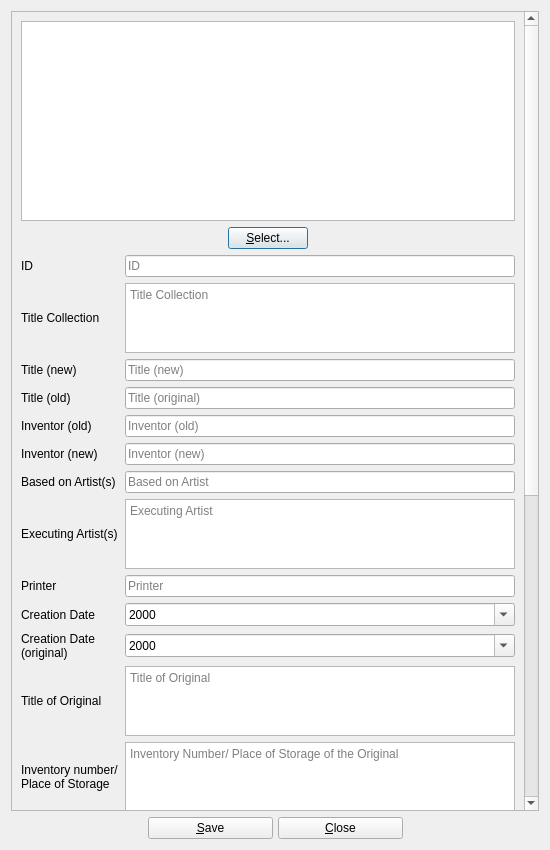
<?xml version="1.0" encoding="UTF-8"?>
<ui version="4.0">
 <class>photographDialog</class>
 <widget class="QDialog" name="photographDialog">
  <property name="geometry">
   <rect>
    <x>0</x>
    <y>0</y>
    <width>550</width>
    <height>850</height>
   </rect>
  </property>
  <property name="windowTitle">
   <string>BiblioteQ: Photograph Browser</string>
  </property>
  <property name="windowIcon">
   <iconset resource="../Icons/icons.qrc">
    <normaloff>:/book.png</normaloff>:/book.png</iconset>
  </property>
  <layout class="QVBoxLayout" name="verticalLayout">
   <item>
    <widget class="QScrollArea" name="scrollArea">
     <property name="widgetResizable">
      <bool>true</bool>
     </property>
     <widget class="QWidget" name="scrollAreaWidgetContents_2">
      <property name="geometry">
       <rect>
        <x>0</x>
        <y>-551</y>
        <width>516</width>
        <height>1349</height>
       </rect>
      </property>
      <layout class="QVBoxLayout" name="verticalLayout_3">
       <item>
        <widget class="biblioteq_image_drop_site" name="thumbnail_item">
         <property name="minimumSize">
          <size>
           <width>0</width>
           <height>200</height>
          </size>
         </property>
         <property name="toolTip">
          <string>Thumbnail</string>
         </property>
         <property name="renderHints">
          <set>QPainter::Antialiasing|QPainter::SmoothPixmapTransform|QPainter::TextAntialiasing</set>
         </property>
        </widget>
       </item>
       <item>
        <layout class="QHBoxLayout" name="_5">
         <item>
          <spacer>
           <property name="orientation">
            <enum>Qt::Horizontal</enum>
           </property>
           <property name="sizeHint" stdset="0">
            <size>
             <width>40</width>
             <height>20</height>
            </size>
           </property>
          </spacer>
         </item>
         <item>
          <widget class="QPushButton" name="select_image_item">
           <property name="text">
            <string>&amp;Select...</string>
           </property>
           <property name="icon">
            <iconset resource="../Icons/icons.qrc">
             <normaloff>:/16x16/fileopen.png</normaloff>:/16x16/fileopen.png</iconset>
           </property>
          </widget>
         </item>
         <item>
          <spacer>
           <property name="orientation">
            <enum>Qt::Horizontal</enum>
           </property>
           <property name="sizeHint" stdset="0">
            <size>
             <width>40</width>
             <height>20</height>
            </size>
           </property>
          </spacer>
         </item>
        </layout>
       </item>
       <item>
        <layout class="QGridLayout" name="gridLayout_2">
         <item row="8" column="0">
          <widget class="QLabel" name="label_19">
           <property name="text">
            <string>Printer</string>
           </property>
           <property name="wordWrap">
            <bool>false</bool>
           </property>
          </widget>
         </item>
         <item row="16" column="0">
          <widget class="QLabel" name="label_23">
           <property name="text">
            <string>Material</string>
           </property>
          </widget>
         </item>
         <item row="13" column="1">
          <widget class="QLineEdit" name="delivery_number_item">
           <property name="maxLength">
            <number>64</number>
           </property>
           <property name="placeholderText">
            <string>Delivery Number</string>
           </property>
          </widget>
         </item>
         <item row="4" column="0">
          <widget class="QLabel" name="label_3">
           <property name="text">
            <string>Inventor (old)</string>
           </property>
           <property name="wordWrap">
            <bool>false</bool>
           </property>
          </widget>
         </item>
         <item row="16" column="1">
          <widget class="QLineEdit" name="material_item">
           <property name="placeholderText">
            <string>Material</string>
           </property>
          </widget>
         </item>
         <item row="19" column="1">
          <widget class="QTextEdit" name="keywords_item">
           <property name="cursor" stdset="0">
            <cursorShape>IBeamCursor</cursorShape>
           </property>
           <property name="tabChangesFocus">
            <bool>true</bool>
           </property>
           <property name="readOnly">
            <bool>false</bool>
           </property>
           <property name="textInteractionFlags">
            <set>Qt::LinksAccessibleByKeyboard|Qt::LinksAccessibleByMouse|Qt::TextBrowserInteraction|Qt::TextEditable|Qt::TextEditorInteraction|Qt::TextSelectableByKeyboard|Qt::TextSelectableByMouse</set>
           </property>
           <property name="placeholderText">
            <string>Keywords</string>
           </property>
          </widget>
         </item>
         <item row="20" column="0">
          <widget class="QLabel" name="label_25">
           <property name="text">
            <string>Literature
Catalogue</string>
           </property>
          </widget>
         </item>
         <item row="21" column="1">
          <widget class="QTextEdit" name="notes_item">
           <property name="cursor" stdset="0">
            <cursorShape>IBeamCursor</cursorShape>
           </property>
           <property name="tabChangesFocus">
            <bool>true</bool>
           </property>
           <property name="acceptRichText">
            <bool>false</bool>
           </property>
           <property name="placeholderText">
            <string>Notes</string>
           </property>
          </widget>
         </item>
         <item row="15" column="0">
          <widget class="QLabel" name="label_22">
           <property name="text">
            <string>Technique</string>
           </property>
          </widget>
         </item>
         <item row="17" column="0">
          <widget class="QLabel" name="label_11">
           <property name="text">
            <string>Format</string>
           </property>
           <property name="wordWrap">
            <bool>false</bool>
           </property>
          </widget>
         </item>
         <item row="10" column="1">
          <widget class="QDateEdit" name="creation_date_original_item">
           <property name="displayFormat">
            <string>yyyy</string>
           </property>
           <property name="calendarPopup">
            <bool>true</bool>
           </property>
          </widget>
         </item>
         <item row="12" column="0">
          <widget class="QLabel" name="label_20">
           <property name="text">
            <string>Inventory number/
Place of Storage</string>
           </property>
           <property name="wordWrap">
            <bool>false</bool>
           </property>
          </widget>
         </item>
         <item row="15" column="1">
          <widget class="QLineEdit" name="technique_item">
           <property name="placeholderText">
            <string>Technique</string>
           </property>
          </widget>
         </item>
         <item row="23" column="0">
          <widget class="QLabel" name="label_2">
           <property name="text">
            <string>Linked Picture</string>
           </property>
           <property name="wordWrap">
            <bool>false</bool>
           </property>
          </widget>
         </item>
         <item row="18" column="0">
          <widget class="QLabel" name="label_24">
           <property name="text">
            <string>Signed</string>
           </property>
          </widget>
         </item>
         <item row="20" column="1">
          <widget class="QTextEdit" name="catalogue_item">
           <property name="placeholderText">
            <string>Literature/Catalogue</string>
           </property>
          </widget>
         </item>
         <item row="2" column="0">
          <widget class="QLabel" name="label_4">
           <property name="text">
            <string>Title (new)</string>
           </property>
           <property name="wordWrap">
            <bool>false</bool>
           </property>
          </widget>
         </item>
         <item row="0" column="0">
          <widget class="QLabel" name="label_15">
           <property name="text">
            <string>ID</string>
           </property>
           <property name="wordWrap">
            <bool>false</bool>
           </property>
          </widget>
         </item>
         <item row="3" column="0">
          <widget class="QLabel" name="label_17">
           <property name="text">
            <string>Title (old)</string>
           </property>
           <property name="wordWrap">
            <bool>false</bool>
           </property>
          </widget>
         </item>
         <item row="10" column="0">
          <widget class="QLabel" name="label_10">
           <property name="text">
            <string>Creation Date
(original)</string>
           </property>
           <property name="wordWrap">
            <bool>false</bool>
           </property>
          </widget>
         </item>
         <item row="14" column="1">
          <widget class="QLineEdit" name="page_number_item">
           <property name="placeholderText">
            <string>Page Number</string>
           </property>
          </widget>
         </item>
         <item row="9" column="1">
          <widget class="QDateEdit" name="creation_date_item">
           <property name="displayFormat">
            <string>yyyy</string>
           </property>
           <property name="calendarPopup">
            <bool>true</bool>
           </property>
          </widget>
         </item>
         <item row="1" column="0">
          <widget class="QLabel" name="label_7">
           <property name="text">
            <string>Title Collection</string>
           </property>
           <property name="wordWrap">
            <bool>false</bool>
           </property>
          </widget>
         </item>
         <item row="2" column="1">
          <widget class="QLineEdit" name="title_item">
           <property name="placeholderText">
            <string>Title (new)</string>
           </property>
          </widget>
         </item>
         <item row="17" column="1">
          <widget class="QTextEdit" name="format_item">
           <property name="tabChangesFocus">
            <bool>true</bool>
           </property>
           <property name="readOnly">
            <bool>false</bool>
           </property>
           <property name="textInteractionFlags">
            <set>Qt::LinksAccessibleByKeyboard|Qt::LinksAccessibleByMouse|Qt::TextBrowserInteraction|Qt::TextEditable|Qt::TextEditorInteraction|Qt::TextSelectableByKeyboard|Qt::TextSelectableByMouse</set>
           </property>
           <property name="placeholderText">
            <string>Format</string>
           </property>
          </widget>
         </item>
         <item row="19" column="0">
          <widget class="QLabel" name="label_9">
           <property name="text">
            <string>Keywords</string>
           </property>
           <property name="wordWrap">
            <bool>false</bool>
           </property>
          </widget>
         </item>
         <item row="22" column="0">
          <widget class="QLabel" name="label">
           <property name="text">
            <string>Place of Storage</string>
           </property>
           <property name="wordWrap">
            <bool>false</bool>
           </property>
          </widget>
         </item>
         <item row="22" column="1">
          <widget class="QLineEdit" name="place_of_storage_item">
           <property name="placeholderText">
            <string>Place of Storage</string>
           </property>
          </widget>
         </item>
         <item row="7" column="0">
          <widget class="QLabel" name="label_12">
           <property name="text">
            <string>Executing Artist(s)</string>
           </property>
           <property name="wordWrap">
            <bool>false</bool>
           </property>
          </widget>
         </item>
         <item row="7" column="1">
          <widget class="QTextEdit" name="executing_artist_item">
           <property name="tabChangesFocus">
            <bool>true</bool>
           </property>
           <property name="readOnly">
            <bool>false</bool>
           </property>
           <property name="textInteractionFlags">
            <set>Qt::LinksAccessibleByKeyboard|Qt::LinksAccessibleByMouse|Qt::TextBrowserInteraction|Qt::TextEditable|Qt::TextEditorInteraction|Qt::TextSelectableByKeyboard|Qt::TextSelectableByMouse</set>
           </property>
           <property name="placeholderText">
            <string>Executing Artist</string>
           </property>
          </widget>
         </item>
         <item row="1" column="1">
          <widget class="QTextEdit" name="title_collection_item">
           <property name="tabChangesFocus">
            <bool>true</bool>
           </property>
           <property name="acceptRichText">
            <bool>false</bool>
           </property>
           <property name="placeholderText">
            <string>Title Collection</string>
           </property>
          </widget>
         </item>
         <item row="4" column="1">
          <widget class="QLineEdit" name="inventor_old_item">
           <property name="placeholderText">
            <string>Inventor (old)</string>
           </property>
          </widget>
         </item>
         <item row="0" column="1">
          <widget class="QLineEdit" name="id_item">
           <property name="placeholderText">
            <string>ID</string>
           </property>
          </widget>
         </item>
         <item row="6" column="1">
          <widget class="QLineEdit" name="based_on_artist_item">
           <property name="placeholderText">
            <string>Based on Artist</string>
           </property>
          </widget>
         </item>
         <item row="5" column="0">
          <widget class="QLabel" name="label_14">
           <property name="text">
            <string>Inventor (new)</string>
           </property>
           <property name="wordWrap">
            <bool>false</bool>
           </property>
          </widget>
         </item>
         <item row="8" column="1">
          <widget class="QLineEdit" name="printer_item">
           <property name="placeholderText">
            <string>Printer</string>
           </property>
          </widget>
         </item>
         <item row="23" column="1">
          <widget class="QPushButton" name="link_button">
           <property name="enabled">
            <bool>true</bool>
           </property>
           <property name="text">
            <string>Select Linked Picture</string>
           </property>
           <property name="default">
            <bool>false</bool>
           </property>
           <property name="flat">
            <bool>false</bool>
           </property>
          </widget>
         </item>
         <item row="6" column="0">
          <widget class="QLabel" name="label_16">
           <property name="text">
            <string>Based on Artist(s)</string>
           </property>
           <property name="wordWrap">
            <bool>false</bool>
           </property>
          </widget>
         </item>
         <item row="5" column="1">
          <widget class="QLineEdit" name="inventor_new_item">
           <property name="text">
            <string/>
           </property>
           <property name="placeholderText">
            <string>Inventor (new)</string>
           </property>
          </widget>
         </item>
         <item row="9" column="0">
          <widget class="QLabel" name="label_13">
           <property name="text">
            <string>Creation Date</string>
           </property>
           <property name="wordWrap">
            <bool>false</bool>
           </property>
          </widget>
         </item>
         <item row="11" column="1">
          <widget class="QTextEdit" name="title_original_picture_item">
           <property name="tabChangesFocus">
            <bool>true</bool>
           </property>
           <property name="acceptRichText">
            <bool>false</bool>
           </property>
           <property name="placeholderText">
            <string>Title of Original</string>
           </property>
          </widget>
         </item>
         <item row="11" column="0">
          <widget class="QLabel" name="label_6">
           <property name="text">
            <string>Title of Original</string>
           </property>
           <property name="wordWrap">
            <bool>false</bool>
           </property>
          </widget>
         </item>
         <item row="12" column="1">
          <widget class="QTextEdit" name="inventory_number_item">
           <property name="placeholderText">
            <string>Inventory Number/ Place of Storage of the Original</string>
           </property>
          </widget>
         </item>
         <item row="18" column="1">
          <widget class="QLineEdit" name="signed_item">
           <property name="placeholderText">
            <string>Signed (with/by)</string>
           </property>
          </widget>
         </item>
         <item row="3" column="1">
          <widget class="QLineEdit" name="title_old_item">
           <property name="maxLength">
            <number>64</number>
           </property>
           <property name="placeholderText">
            <string>Title (original)</string>
           </property>
          </widget>
         </item>
         <item row="14" column="0">
          <widget class="QLabel" name="label_21">
           <property name="text">
            <string>Page Number</string>
           </property>
          </widget>
         </item>
         <item row="21" column="0">
          <widget class="QLabel" name="label_8">
           <property name="text">
            <string>Notes</string>
           </property>
           <property name="wordWrap">
            <bool>false</bool>
           </property>
          </widget>
         </item>
         <item row="13" column="0">
          <widget class="QLabel" name="label_18">
           <property name="text">
            <string>Delivery Number</string>
           </property>
           <property name="wordWrap">
            <bool>false</bool>
           </property>
          </widget>
         </item>
        </layout>
       </item>
      </layout>
     </widget>
    </widget>
   </item>
   <item>
    <layout class="QHBoxLayout" name="_2">
     <property name="spacing">
      <number>5</number>
     </property>
     <item>
      <spacer>
       <property name="orientation">
        <enum>Qt::Horizontal</enum>
       </property>
       <property name="sizeHint" stdset="0">
        <size>
         <width>39</width>
         <height>20</height>
        </size>
       </property>
      </spacer>
     </item>
     <item>
      <widget class="QPushButton" name="saveButton">
       <property name="minimumSize">
        <size>
         <width>125</width>
         <height>0</height>
        </size>
       </property>
       <property name="text">
        <string>&amp;Save</string>
       </property>
       <property name="icon">
        <iconset resource="../Icons/icons.qrc">
         <normaloff>:/16x16/ok.png</normaloff>:/16x16/ok.png</iconset>
       </property>
      </widget>
     </item>
     <item>
      <widget class="QPushButton" name="cancelButton">
       <property name="minimumSize">
        <size>
         <width>125</width>
         <height>0</height>
        </size>
       </property>
       <property name="text">
        <string>&amp;Close</string>
       </property>
       <property name="icon">
        <iconset resource="../Icons/icons.qrc">
         <normaloff>:/16x16/cancel.png</normaloff>:/16x16/cancel.png</iconset>
       </property>
      </widget>
     </item>
     <item>
      <spacer>
       <property name="orientation">
        <enum>Qt::Horizontal</enum>
       </property>
       <property name="sizeHint" stdset="0">
        <size>
         <width>39</width>
         <height>20</height>
        </size>
       </property>
      </spacer>
     </item>
    </layout>
   </item>
  </layout>
 </widget>
 <customwidgets>
  <customwidget>
   <class>biblioteq_image_drop_site</class>
   <extends>QGraphicsView</extends>
   <header>biblioteq_image_drop_site.h</header>
  </customwidget>
 </customwidgets>
 <tabstops>
  <tabstop>scrollArea</tabstop>
  <tabstop>thumbnail_item</tabstop>
  <tabstop>select_image_item</tabstop>
  <tabstop>id_item</tabstop>
  <tabstop>title_item</tabstop>
  <tabstop>executing_artist_item</tabstop>
  <tabstop>notes_item</tabstop>
  <tabstop>saveButton</tabstop>
  <tabstop>cancelButton</tabstop>
 </tabstops>
 <resources>
  <include location="../Icons/icons.qrc"/>
 </resources>
 <connections/>
</ui>
